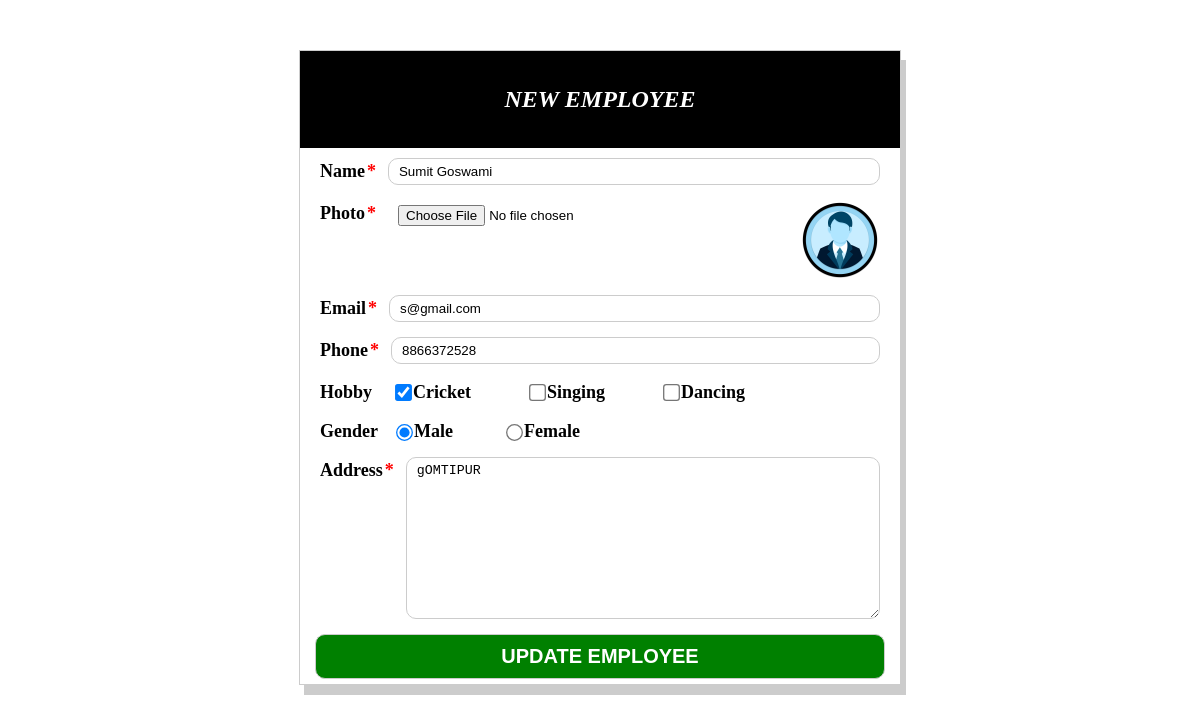
The page /update.php?id=38 on the database its author committed.
### tables this page shows
CREATE TABLE `user` (
  `id` int(11) NOT NULL,
  `name` varchar(50) NOT NULL,
  `photo` varchar(90) NOT NULL,
  `email` varchar(50) NOT NULL,
  `phone` bigint(10) NOT NULL,
  `hobby` varchar(50) NOT NULL,
  `gender` varchar(10) NOT NULL,
  `address` varchar(255) NOT NULL,
  `added_on` timestamp NOT NULL DEFAULT current_timestamp()
);

### update.php (the view, shortened to what this page needs)
<?php
include('dbconnect.php');
$id = $_GET['id'];
$query = "select * from user where id = :id";
$stmt = $dbcon->prepare($query);
$stmt->execute(['id'=>$id]);
if($stmt->rowCount() > 0){
    $result = $stmt->fetch();
    $hobby = explode(",",$result['hobby']);
    $current_image = $result['photo'];
?>
<!DOCTYPE html>
<html lang="en">
<head>
    <link rel="stylesheet" href="index.css">
    <link rel="stylesheet" href="//cdn.jsdelivr.net/npm/alertifyjs@1.14.0/build/css/themes/default.min.css"/>
</head>
<body>
    <div class="container">
        <div class="header">
            <h2>NEW EMPLOYEE</h2>
        </div>
        <form action="authcode.php" id="addEmployee" method="post" enctype="multipart/form-data">
            <div class="form-element">
                <label for="" class="important">Name</label>
                <input type="text" name="name" id="name" value="<?=$result['name']?>">
            </div>
            <div class="form-element">
                <label for="" class="important">Photo</label>
                <input type="file" name="photo" id="photo">
                <?php
                if(isset($current_image)){
                    ?>
                        <img src="uploads/<?=$current_image?>" alt="photo" class="w-100" height="80px">
                    <?php
                }
            ?>
            </div>
            <div class="form-element">
                <label for="" class="important">Email</label>
                <input type="email" value="<?=$result['email']?>" name="email" id="email">
            </div>
            <div class="form-element">
                <label for="" class="important">Phone</label>
                <input type="tel" name="phone" value="<?=$result['phone']?>" id="phone">
            </div>
            <div class="form-element">
                <label for="">Hobby</label>
                <div class="checkbox-group">
                    <label for="cricket">
                        <input type="checkbox" name="hobby[]" value="cricket" <?php
                          if(in_array("cricket",$hobby)) echo "checked"
                          ?>>Cricket
                    </label>
                    <label for="singing">
                        <input type="checkbox" name="hobby[]" value="singing" <?php
                          if(in_array("singing",$hobby)) echo "checked"
                          ?>>Singing
                    </label>
                    <label for="dancing">
                        <input type="checkbox" name="hobby[]" value="dancing" <?php
                          if(in_array("dancing",$hobby)) echo "checked"
                          ?>>Dancing
                    </label>
                </div>
            </div>
            <div class="form-element" class="important">
                <label for="">Gender</label>
                <div class="radio-group">
                    <label for="male">
                        <input type="radio" name="Gender" value="male" <?php if($result['gender'] === "male") echo "checked"?>>Male
                    </label>
                    <label for="female">
                        <input type="radio" name="Gender" value="female" <?php if($result['gender'] === "female") echo "checked"?>>Female
                    </label>
                </div>
            </div>
            <div class="form-element">
                <label for="" class="important">Address</label>
                <textarea name="address"  id="" cols="30" rows="10"><?=$result['address']?></textarea>
            </div>
            <center>
                <input type="submit" value="UPDATE EMPLOYEE" name="update">
            </center>
        </form>
    </div>
    <?php
}else{
    echo "User with this creditionals not available";
}
?>
</body>
</html>

### index.css (style rules this page uses)
.container { width: 600px; margin: 50px auto; border: 1px solid #ccc; box-shadow: 5px 10px #ccc; }
.header { margin-top: 0px; padding: 15px; text-align: center; background-color: black; color: white; font-style: italic; }
.form-element { display: flex; flex-direction: row; margin: 5px 10px; padding: 5px 10px; }
label { font-size: 18px; font-weight: bold; margin-top: 3px ; }
.important::after { content: "*"; color: red; padding: 2px; }
input[type="text"],input[type="email"],input[type="tel"] { padding: 5px 10px; margin-left: 10px; width: 85%; border-radius: 10px; border: 1px solid #ccc; }
input[type="file"] { padding: 5px 10px; margin-left: 10px; width: 85%; border-radius: 10px; }
.checkbox-group { display: flex; gap: 20px; }
.checkbox-group label { display: inline-flex; align-items: center; margin-right: 15px; }
input[type="checkbox"] { margin-left: 25px; accent-color: #007bff; transform: scale(1.3); }
.radio-group { display: flex; gap: 20px; }
.radio-group label { display: inline-flex; align-items: center; margin-right: 15px; }
input[type="radio"] { margin-left: 20px; accent-color: #007bff; transform: scale(1.3); }
textarea { padding: 5px 10px; margin-left: 10px; width: 85%; border-radius: 10px; border: 1px solid #ccc; }
input[type="submit"] { width: 95%; padding: 10px; margin: 5px 10px; background-color: green; color: white; font-weight: bold; font-size: 20px; border: 1px solid #ccc; border-radius: 10px; }

### rows shown on the page
user: name "Sumit Goswami", photo (picture), email "s@gmail.com", phone "8866372528", hobby "☑", gender "☑", address "gOMTIPUR"
